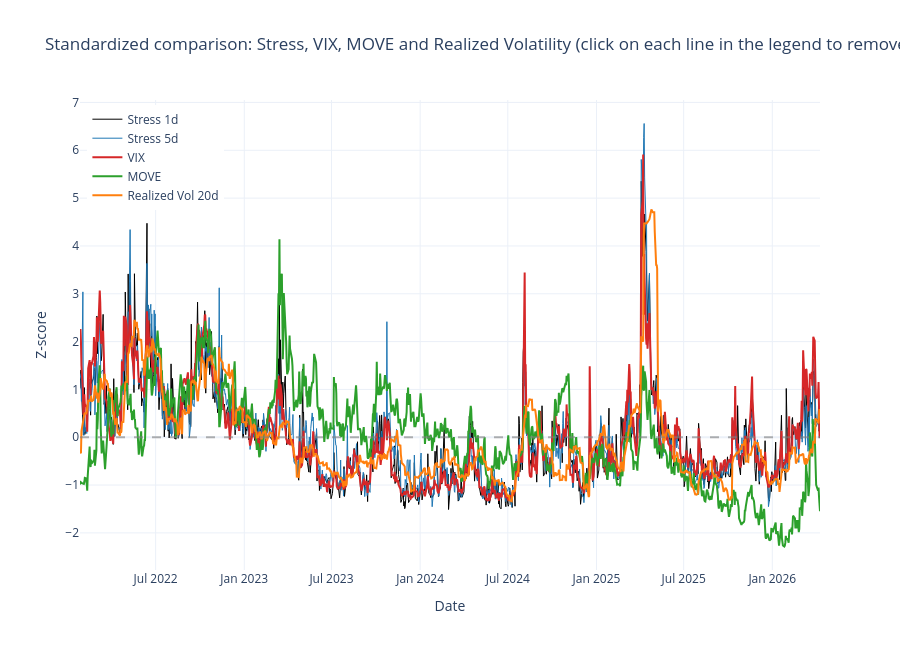

Notebook source saved alongside this figure:
### Markdown cell above
**Risk score 1d & 5d vs VIX, MOVE and Stock volatility**

### Code cell
import plotly.graph_objects as go

# Build plot dataframe
plot_df = pd.DataFrame({
    "stress_1d": all_results[1]["stress"],
    "stress_5d": all_results[5]["stress"]
}).join(signals[["VIX", "MOVE"]], how="left")

plot_df["realized_vol_20"] = log_returns["SPY"].rolling(20).std().reindex(plot_df.index)

# Keep only rows where all series exist
plot_df = plot_df.dropna()

# Standardize all series so they can be shown on one axis
plot_z = plot_df[["stress_1d", "stress_5d", "VIX", "MOVE", "realized_vol_20"]].copy()
plot_z = (plot_z - plot_z.mean()) / plot_z.std()

fig = go.Figure()

fig.add_trace(go.Scatter(
    x=plot_z.index,
    y=plot_z["stress_1d"],
    mode="lines",
    name="Stress 1d",
    line=dict(color="black", width=1)
))

fig.add_trace(go.Scatter(
    x=plot_z.index,
    y=plot_z["stress_5d"],
    mode="lines",
    name="Stress 5d",
    line=dict(color="#1f77b4", width=1)
))

fig.add_trace(go.Scatter(
    x=plot_z.index,
    y=plot_z["VIX"],
    mode="lines",
    name="VIX",
    line=dict(color="#d62728", width=2)
))

fig.add_trace(go.Scatter(
    x=plot_z.index,
    y=plot_z["MOVE"],
    mode="lines",
    name="MOVE",
    line=dict(color="#2ca02c", width=2)
))

fig.add_trace(go.Scatter(
    x=plot_z.index,
    y=plot_z["realized_vol_20"],
    mode="lines",
    name="Realized Vol 20d",
    line=dict(color="#ff7f0e", width=2)
))

fig.update_layout(
    title="Standardized comparison: Stress, VIX, MOVE and Realized Volatility (click on each line in the legend to remove or add it)",
    xaxis_title="Date",
    yaxis_title="Z-score",
    template="plotly_white",
    height=650,
    legend=dict(x=0.01, y=0.99)
)

fig.add_hline(y=0, line_dash="dash", line_color="gray", opacity=0.6)

fig.show()

### Figure 1 — Plotly figure (JSON) as saved in the notebook; plotly's stock layout.template omitted (floating-point values rounded to 4 significant figures; data arrays with more than 128 entries replaced by an {"elided": "..."} marker saying what was removed)
{"data": [{"line": {"color": "black", "width": 1}, "mode": "lines", "name": "Stress 1d", "type": "scatter", "x": {"elided": "1056 str values"}, "y": {"elided": "1056 float values"}}, {"line": {"color": "#1f77b4", "width": 1}, "mode": "lines", "name": "Stress 5d", "type": "scatter", "x": {"elided": "1056 str values"}, "y": {"elided": "1056 float values"}}, {"line": {"color": "#d62728", "width": 2}, "mode": "lines", "name": "VIX", "type": "scatter", "x": {"elided": "1056 str values"}, "y": {"elided": "1056 float values"}}, {"line": {"color": "#2ca02c", "width": 2}, "mode": "lines", "name": "MOVE", "type": "scatter", "x": {"elided": "1056 str values"}, "y": {"elided": "1056 float values"}}, {"line": {"color": "#ff7f0e", "width": 2}, "mode": "lines", "name": "Realized Vol 20d", "type": "scatter", "x": {"elided": "1056 str values"}, "y": {"elided": "1056 float values"}}], "layout": {"height": 650, "legend": {"x": 0.01, "y": 0.99}, "shapes": [{"line": {"color": "gray", "dash": "dash"}, "opacity": 0.6, "type": "line", "x0": 0, "x1": 1, "xref": "x domain", "y0": 0, "y1": 0, "yref": "y"}], "title": {"text": "Standardized comparison: Stress, VIX, MOVE and Realized Volatility (click on each line in the legend to remove or add it)"}, "xaxis": {"title": {"text": "Date"}}, "yaxis": {"title": {"text": "Z-score"}}}}
